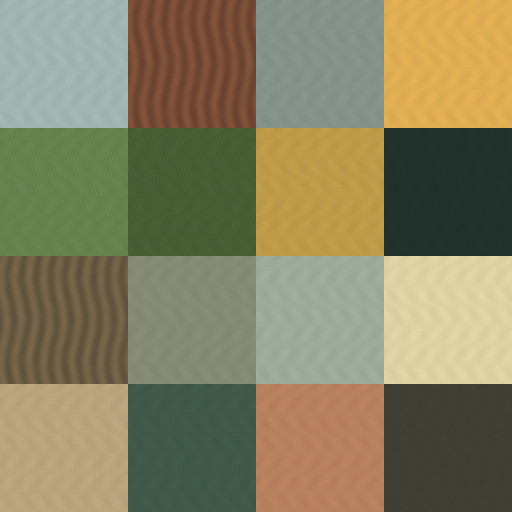
#> input picture godot/assets/materials/expedition_albedo.png, 1024 x 1024 px, found by its file name (shown at 1/2 size)
$ python build_surface_detail.py
#> lines starting #> are read from the running program, lines starting #| are printed output that depends on the picture
"""Deterministic, original tiling ground textures. Run with Python + Pillow + numpy.
No changes to gameplay terrain heights or buildability. Outputs are sRGB albedo.
"""
from pathlib import Path
import numpy as np
from PIL import Image, ImageDraw

ROOT = Path(__file__).resolve().parents[2]
OUT = ROOT / 'godot/assets/materials'
N = 1024
rng = np.random.default_rng(650922)

def noise(size):
#> called with size = 8
    small = rng.integers(0, 256, (size, size), dtype=np.uint8)
    # Wrap borders before bicubic scaling for seamless macro colour fields.
    padded = np.pad(small, 1, mode='wrap')
    image = Image.fromarray(padded).resize(((size+2)*N//size, (size+2)*N//size), Image.Resampling.BICUBIC)
    pad = N//size
    return np.asarray(image.crop((pad, pad, pad+N, pad+N)), dtype=float)/255

def surface(name, color, litter=False):
    macro = noise(8)*.40 + noise(32)*.28 + noise(128)*.20 + rng.random((N,N))*.12
    rgb = np.array(color)[None,None,:]*(.68+macro[:,:,None]*.62)
    im = Image.fromarray(np.uint8(np.clip(rgb, 0, 255)))
    draw = ImageDraw.Draw(im)
    for _ in range(2400):
        x,y = rng.integers(0,N,2); r = int(rng.integers(1,5))
        gray = int(rng.integers(-26,25))
        c = tuple(int(np.clip(v+gray,0,255)) for v in color)
        draw.ellipse((x-r,y-r*.65,x+r,y+r*.65), fill=c)
    if litter:
        for _ in range(420):
            x,y = rng.uniform(0,N,2); length = rng.uniform(8,29); angle = rng.uniform(0,np.pi*2)
            axis = np.array([np.cos(angle),np.sin(angle)]); side=np.array([-axis[1],axis[0]])
            mid=np.array([x,y]); width=length*rng.uniform(.18,.28)
            points=[mid-axis*length*.5,mid+side*width,mid+axis*length*.5,mid-side*width]
            c=[(94,77,48),(114,94,58),(68,75,43),(131,107,66)][int(rng.integers(4))]
            draw.polygon([tuple(p) for p in points],fill=c)
            draw.line([tuple(mid-axis*length*.42),tuple(mid+axis*length*.42)],fill=(62,57,37),width=1)
    im.save(OUT / name)

surface('camp_soil.png', (114,103,78))
surface('forest_floor.png', (86,91,57), True)
#> call 2 of surface, with name = 'forest_floor.png', color = (86, 91, 57), litter = True
#> in noise (call 6), `padded = np.pad(small, 1, mode='wrap')`:
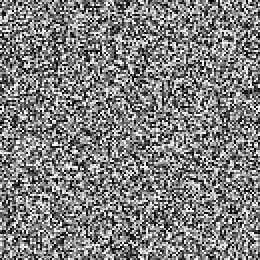
#> padded: shape (130, 130) (shown 2 times larger); min 0, max 255, mean 127.6
#> in noise (call 6), `return np.asarray(image.crop((pad, pad, pad+N, pad+N)), dtype=float)/255`:
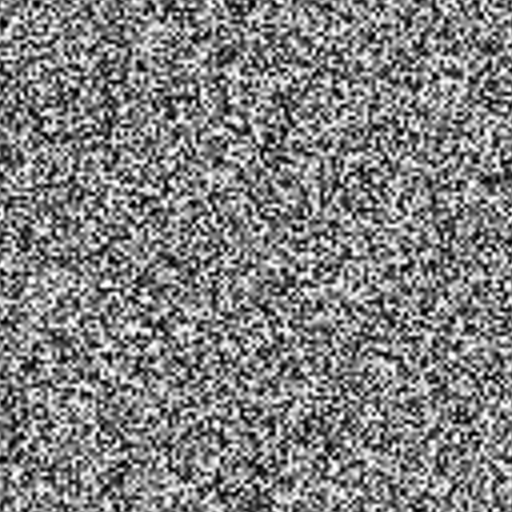
#> returned value: shape (1024, 1024) float64 (shown at 1/2 size); min 0, max 1, mean 0.501
#> in surface (call 2), `macro = noise(8)*.40 + noise(32)*.28 + noise(128)*.20 + rng.random((N,..`:
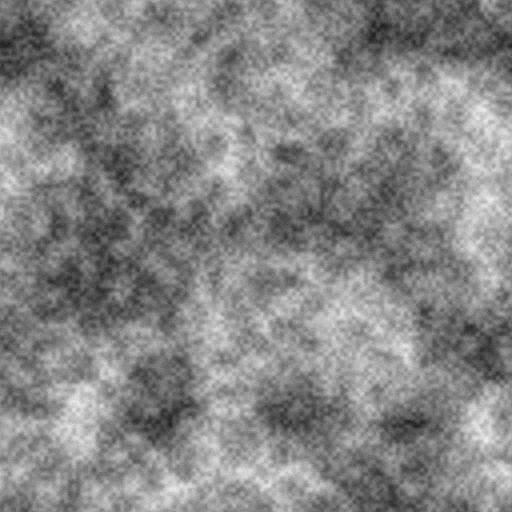
#> macro: shape (1024, 1024) float64 (shown at 1/2 size); min 0.0712, max 0.975, mean 0.528
#> in surface (call 2), `rgb = np.array(color)[None,None,:]*(.68+macro[:,:,None]*.62)`:
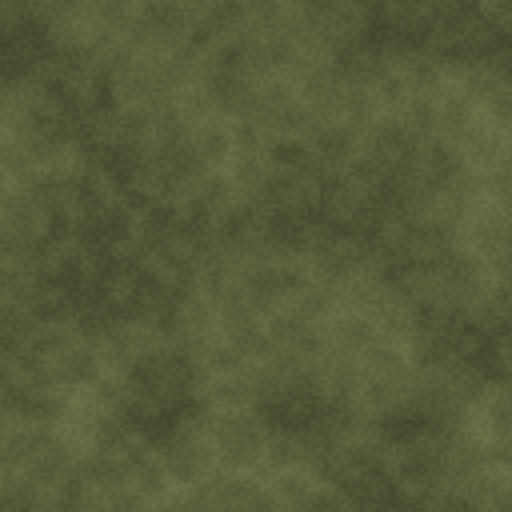
#> rgb: shape (1024, 1024, 3) float64 (shown at 1/2 size); mean of channels 0, 1, 2 86.6, 91.6, 57.4; drawn as R, G, B

# Shared actor/building atlas: retain each UV tile's original hue and layout,
# add visible grain, weave and weathering without regenerating meshes or skins.
source = np.asarray(Image.open(ROOT/'art/textures/expedition_albedo.png').convert('RGB'),dtype=float)
tile = source.shape[0]//4
#> tile = 256
for i in range(16):
    y,x=np.mgrid[:tile,:tile]; coarse=noise(16)[::4,::4][:tile,:tile]-.5
    if i in (4,13):
        grain=np.sin(x*.24+np.sin(y*.027)*2.8)+np.sin(x*.71+y*.016)*.35
        variation=grain*.065+coarse*.16
    elif i in (0,1):
        weave=((x%3==0).astype(float)+(y%3==0).astype(float)-.66)*.023
        variation=coarse*.11+weave
    elif i in (6,12,14):
        variation=coarse*.08+(rng.random((tile,tile))-.5)*.04
    else: variation=coarse*.06
    a,b=(i//4)*tile,(i%4)*tile
    source[a:a+tile,b:b+tile]*=1+variation[:,:,None]
#> this loop made 16 passes
#> pass 1, `coarse = noise(16)[::4, ::4][:tile, :tile] - 0.5`:
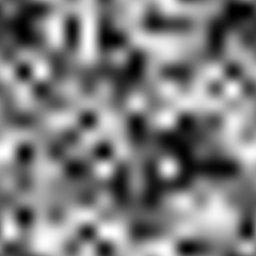
#> coarse: shape (256, 256) float64; min -0.5, max 0.5, mean -0.0105; drawn with min black and max white
#> pass 1, `variation=coarse*.11+weave`:
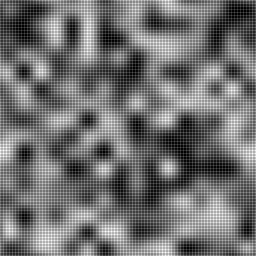
#> variation: shape (256, 256) float64; min -0.0702, max 0.0858, mean -0.00088; drawn with min black and max white
#> pass 2, in noise (call 8), `image = Image.fromarray(padded).resize(((size+2)*N//size, (size+2)*N//..`:
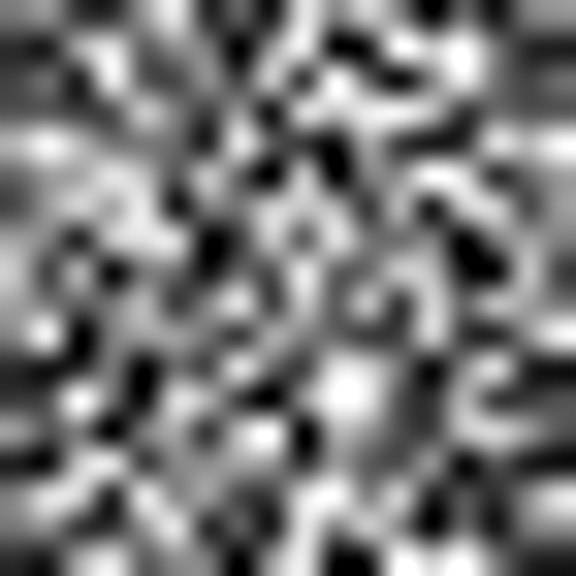
#> image: PIL image 1152x1152 L (shown at 1/2 size); min 0, max 255, mean 121.4
Image.fromarray(np.uint8(np.clip(source,0,255))).save(OUT/'expedition_worn.png')
print('Authored camp_soil, forest_floor, expedition_worn')
